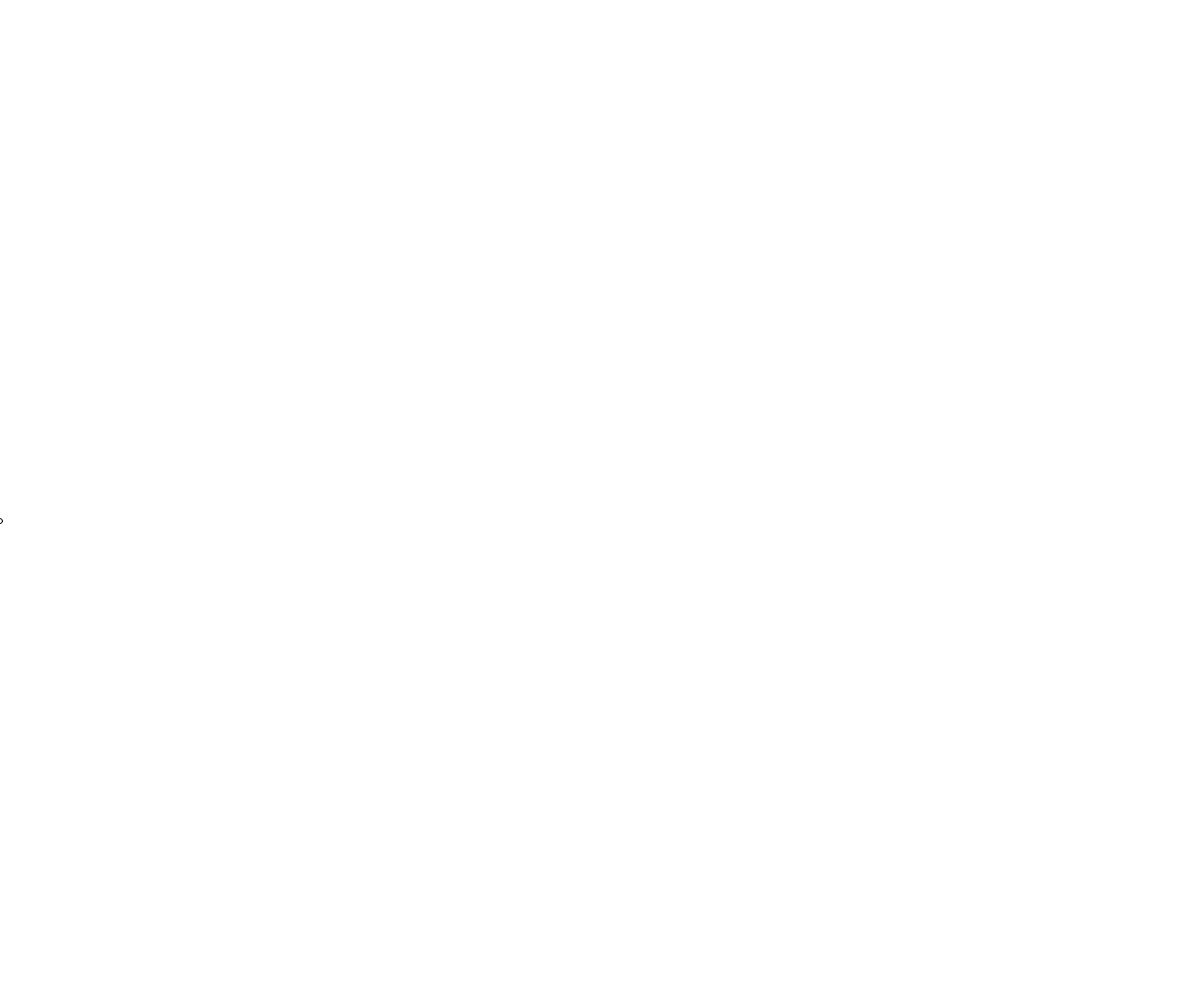
Frame 1 (no input)
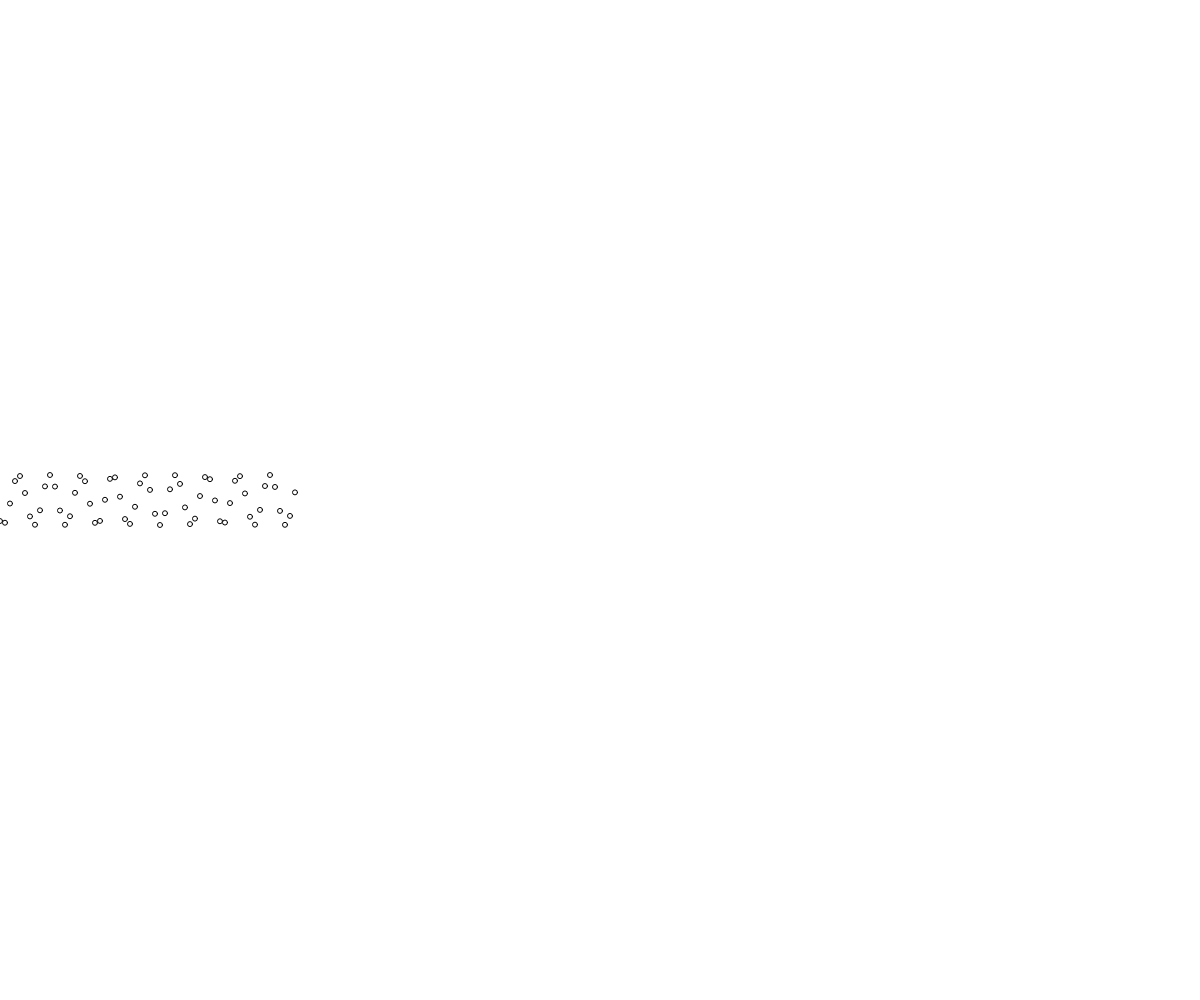
Frame 60 (no input)
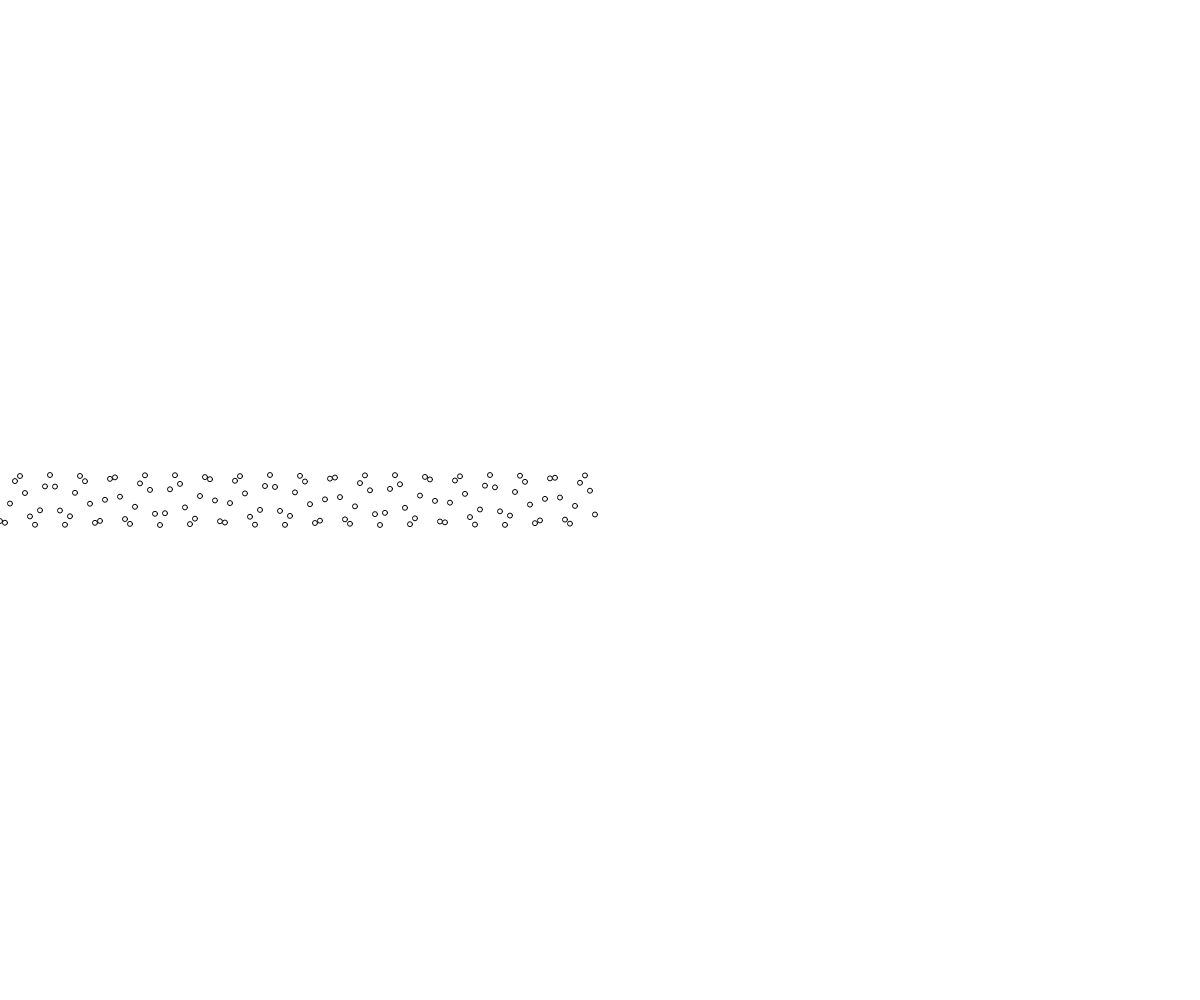
Frame 120 (the mouse pressed at the canvas centre since frame 60)

The p5.js sketch that drew these frames (run headless with seeded random() and noise() and a simulated clock; from frame 60 on, the mouse is pressed at the canvas centre):

// p5.js sketch
// ── sketch.js
function setup() {
  // creates a canvas with the full width and full height of the window 
  createCanvas(windowWidth, windowHeight);
}

// function draw() {
//   // background(220);

//   // create a random RGB-color and make it fill the objects
//   fill(random(0,255), random(0,255), random(0,255));

//   // assign the center of the screen to xPosition and yPosition
//   const xPosition = windowWidth/2;
//   const yPosition = windowHeight/2;



//   // do something a thousand times
//   for (let index = 0; index < 1000; index++) {

//     // create a random RGB-color and make it fill the objects
//     fill(random(0,255), random(0,255), random(0,255));

//     // draw a rectangle on the center of the screen but we add some random value to it
//     rect(xPosition + random(-windowWidth/2, windowWidth/2), yPosition + random(-windowHeight/2, windowHeight/2), 5);
//   }

//     // drawing an ellipse on the center of the screen with a with of 25
//     ellipse(xPosition,yPosition,25);
 
// }

let addX = 0;

function draw(){
  // draw an ellipse on addX position with random Y-coordinate, width 50 pixels
  ellipse(addX, windowHeight/2 + sin(frameCount) * 25, 5);
  addX = addX + 5;
  if(addX > windowWidth){
    addX = 0;
  }
}
